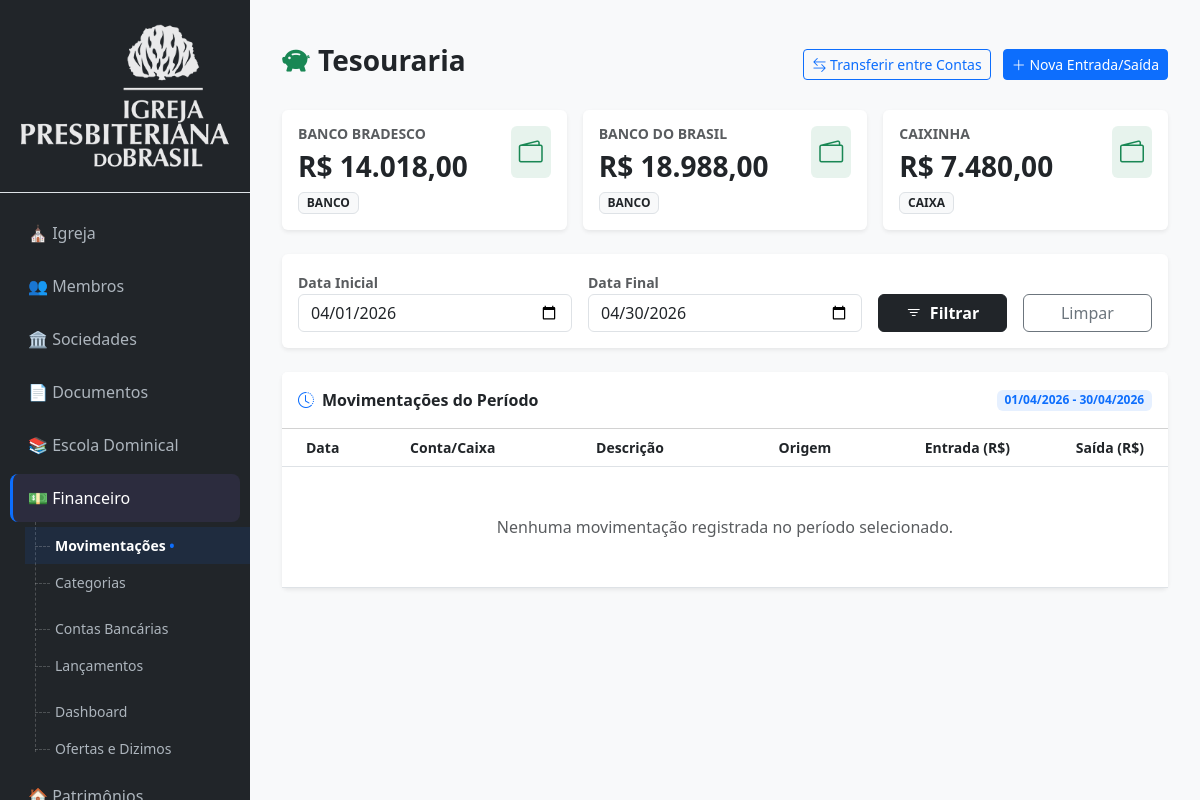
The page /financeiro (signed in) on the database its author committed.
### tables this page shows
CREATE TABLE `financeiro_contas_financeiras` (
  `financeiro_conta_financeira_id` int(11) NOT NULL,
  `financeiro_conta_financeira_igreja_id` int(11) DEFAULT NULL,
  `financeiro_conta_financeira_nome` varchar(100) DEFAULT NULL,
  `financeiro_conta_financeira_tipo` enum('caixa','banco','carteira') DEFAULT NULL,
  `financeiro_conta_financeira_saldo` decimal(12,2) DEFAULT NULL,
  `financeiro_conta_financeira_status` varchar(20) DEFAULT NULL
);

### app/Controllers/FinanceiroController.php (called while the page is built, shortened)
<?php
class FinanceiroController extends Controller {
    private $model;
    public function __construct() {
        $this->model = new Financeiro();
    }
	public function index() {
		$igrejaId = $_SESSION['usuario_igreja_id'];
		$dataInicio = $_GET['data_inicio'] ?? date('Y-m-01');
		$dataFim    = $_GET['data_fim'] ?? date('Y-m-t');
		$contas = $this->model->getContasBancarias($igrejaId);
		$movimentacoes = $this->model->getMovimentacoesPorPeriodo($igrejaId, $dataInicio, $dataFim);
		$this->view('financeiro/index', [
			'contas'        => $contas,
			'movimentacoes' => $movimentacoes,
			'dataInicio'    => $dataInicio,
			'dataFim'       => $dataFim
		]);
	}
}

### app/Core/Router.php (called while the page is built, shortened)
<?php
require_once __DIR__ . '/Autoload.php';
class Router
{
    public function run()
    {
        $url = $this->getUrl();
		$method = $url[1] ?? 'index';
        $params = array_slice($url, 2);
        $controller = new $controllerClass();
        call_user_func_array([$controller, $method], $params);
    }
    private function getUrl()
    {
        if (!empty($_GET['url'])) {
            $url = rtrim($_GET['url'], '/');
            $url = filter_var($url, FILTER_SANITIZE_URL);
            return explode('/', $url);
        }
        return [];
    }
}

### public/index.php (called while the page is built, shortened)
<?php
$config = require '../config/app.php';
require_once '../app/Core/Router.php';
$router = new Router();
$router->run();

### app/Core/Autoload.php (called while the page is built, shortened)
<?php
spl_autoload_register(function ($class) {
    $prefix = 'App\\';
    $base_dir = __DIR__ . '/../';
    $len = strlen($prefix);
    $relative_class = substr($class, $len);
    $file = $base_dir . str_replace('\\', '/', $relative_class) . '.php';
});
require_once __DIR__ . '/../Helpers/url.php';

### config/database.php (called while the page is built)
<?php
return [
    'host'   => '127.0.0.1',
    'port'   => '3306',
    'dbname' => 'EKKLESIA',
    'user'   => 'root',
    'pass'   => 'NovaSenhaForteAqui',
];

### app/Core/Database.php (called while the page is built, shortened)
<?php
class Database
{
    private static ?PDO $instance = null;
    public static function getInstance(): PDO
    {
        if (self::$instance === null) {
            $config = require __DIR__ . '/../../config/database.php';
            $dsn = "mysql:host={$config['host']};port={$config['port']};dbname={$config['dbname']};charset=utf8mb4";
            try {
                self::$instance = new PDO(
                    $dsn,
                    $config['user'],
                    $config['pass'],
                    [
                        PDO::ATTR_ERRMODE => PDO::ERRMODE_EXCEPTION,
                        PDO::ATTR_DEFAULT_FETCH_MODE => PDO::FETCH_ASSOC,
                        PDO::ATTR_EMULATE_PREPARES => false,
                        PDO::MYSQL_ATTR_INIT_COMMAND => "SET time_zone = '-03:00'"
                    ]
                );
            } catch (PDOException $e) {
                die("Erro ao conectar no banco: " . $e->getMessage());
            }
        }
        return self::$instance;
    }
}

### app/Models/Financeiro.php (called while the page is built, shortened)
<?php
class Financeiro {
    private $db;
    public function __construct() {
        $this->db = Database::getInstance();
    }
	public function getContasBancarias($igrejaId) {
		$sql = "SELECT
					financeiro_conta_financeira_id,
					financeiro_conta_financeira_nome,
					financeiro_conta_financeira_saldo,
					financeiro_conta_financeira_tipo  -- <--- ADICIONE ESTA LINHA
				FROM financeiro_contas_financeiras
				WHERE financeiro_conta_financeira_igreja_id = ?
				ORDER BY financeiro_conta_financeira_nome ASC";
		$stmt = $this->db->prepare($sql);
		$stmt->execute([$igrejaId]);
		return $stmt->fetchAll(\PDO::FETCH_ASSOC);
	}
}

### config/app.php (called while the page is built)
<?php
return [
    'base_path' => '/',
    'base_url' => 'http://ekklesia.local/'
];

### app/Helpers/url.php (called while the page is built, shortened)
<?php
function base_path()
{
    static $base = null;
    if ($base === null) {
        $config = require __DIR__ . '/../../config/app.php';
        $base = rtrim($config['base_path'], '/');
    }
    return $base;
}
function url($path = '')
{
    return base_path() . '/' . ltrim($path, '/');
}

### app/Views/paginas/financeiro/index.php (the view, shortened to what this page needs)
<div class="container-fluid py-4">
    <div class="d-flex justify-content-between align-items-center mb-4">
        <h3 class="fw-bold"><i class="bi bi-piggy-bank-fill me-2 text-success"></i>Tesouraria</h3>
        <div>
            <button class="btn btn-outline-primary btn-sm me-2" data-bs-toggle="modal" data-bs-target="#modalTransferencia">
                <i class="bi bi-arrow-left-right"></i> Transferir entre Contas
            </button>
            <button class="btn btn-primary btn-sm">
                <i class="bi bi-plus-lg"></i> Nova Entrada/Saída
            </button>
        </div>
    </div>
    <div class="row g-3 mb-4">
        <?php foreach($contas as $conta): ?>
        <div class="col-md-4">
            <div class="card border-0 shadow-sm">
                <div class="card-body">
                    <div class="d-flex justify-content-between align-items-start">
                        <div>
                            <h6 class="text-muted small fw-bold text-uppercase"><?= $conta['financeiro_conta_financeira_nome'] ?></h6>
                            <h3 class="fw-bold mb-0">R$ <?= number_format($conta['financeiro_conta_financeira_saldo'], 2, ',', '.') ?></h3>
                                <span class="badge bg-light text-dark border mt-2 text-uppercase">
                                    <?= $conta['financeiro_conta_financeira_tipo'] ?? 'Conta' ?>
                                </span>
                        </div>
                        <div class="bg-success bg-opacity-10 p-2 rounded text-success">
                            <i class="bi bi-wallet2 fs-4"></i>
                        </div>
                    </div>
                </div>
            </div>
        </div>
        <?php endforeach; ?>
    </div>
    <div class="card border-0 shadow-sm mb-4">
        <div class="card-body">
            <form method="GET" action="<?= url('financeiro/index') ?>" class="row g-3 align-items-end">
                <div class="col-md-4">
                    <label class="small fw-bold text-muted">Data Inicial</label>
                    <input type="date" name="data_inicio" class="form-control" value="<?= $dataInicio ?>">
                </div>
                <div class="col-md-4">
                    <label class="small fw-bold text-muted">Data Final</label>
                    <input type="date" name="data_fim" class="form-control" value="<?= $dataFim ?>">
                </div>
                <div class="col-md-2">
                    <button type="submit" class="btn btn-dark w-100 fw-bold">
                        <i class="bi bi-filter me-1"></i> Filtrar
                    </button>
                </div>
                <div class="col-md-2">
                    <a href="<?= url('financeiro/index') ?>" class="btn btn-outline-secondary w-100">
                        Limpar
                    </a>
                </div>
            </form>
        </div>
    </div>
    <div class="col-md-12">
        <div class="card border-0 shadow-sm">
            <div class="card-header bg-white d-flex justify-content-between align-items-center py-3">
                <span class="fw-bold"><i class="bi bi-clock-history me-2 text-primary"></i>Movimentações do Período</span>
                <span class="badge bg-primary bg-opacity-10 text-primary border-primary border-opacity-25">
                    <?= date('d/m/Y', strtotime($dataInicio)) ?> - <?= date('d/m/Y', strtotime($dataFim)) ?>
                </span>
            </div>
            <div class="card-body p-0">
                <div class="table-responsive">
                    <table class="table table-hover align-middle mb-0">
                        <thead class="bg-light small text-muted">
                            <tr>
                                <th class="ps-4">Data</th>
                                <th>Conta/Caixa</th>
                                <th>Descrição</th>
                                <th class="text-center">Origem</th>
                                <th class="text-end" style="width: 150px;">Entrada (R$)</th>
                                <th class="text-end pe-4" style="width: 150px;">Saída (R$)</th>
                            </tr>
                        </thead>
                        <tbody>
                            <?php if(!empty($movimentacoes)): foreach($movimentacoes as $mov): ?>
                            <tr>
                                <td class="ps-4 small text-muted">
                                    <?= date('d/m/Y H:i', strtotime($mov['financeiro_movimentacao_data'])) ?>
                                </td>
                                <td>
                                    <span class="badge border text-dark fw-normal">
                                        <?= $mov['financeiro_conta_financeira_nome'] ?>
                                    </span>
                                </td>
                                <td><?= $mov['financeiro_movimentacao_descricao'] ?></td>
                                <td class="text-center">
                                    <?php
                                        $origem = $mov['financeiro_movimentacao_origem'];
                                        $badgeClass = ($origem == 'pagamento') ? 'bg-info text-white' : (($origem == 'transferencia') ? 'bg-warning text-dark' : 'bg-light text-dark');
                                    ?>
                                    <small class="badge <?= $badgeClass ?> text-uppercase" style="font-size: 0.65rem;">
                                        <?= $origem ?>
                                    </small>
                                </td>
                                <td class="text-end fw-bold text-success">
                                    <?= $mov['financeiro_movimentacao_tipo'] == 'entrada' ? 'R$ ' . number_format($mov['financeiro_movimentacao_valor'], 2, ',', '.') : '-' ?>
                                </td>
                                <td class="text-end pe-4 fw-bold text-danger">
                                    <?= $mov['financeiro_movimentacao_tipo'] == 'saida' ? 'R$ ' . number_format($mov['financeiro_movimentacao_valor'], 2, ',', '.') : '-' ?>
                                </td>
                            </tr>
                            <?php endforeach; else: ?>
                            <tr>
                                <td colspan="6" class="text-center py-5 text-muted">Nenhuma movimentação registrada no período selecionado.</td>
                            </tr>
                            <?php endif; ?>
                        </tbody>
                    </table>
                </div>
            </div>
        </div>
    </div>
</div>

### rows shown on the page
financeiro_contas_financeiras: financeiro_conta_financeira_nome "BANCO BRADESCO", financeiro_conta_financeira_saldo "14.018,00", financeiro_conta_financeira_tipo "BANCO"
financeiro_contas_financeiras: financeiro_conta_financeira_nome "BANCO DO BRASIL", financeiro_conta_financeira_saldo "18.988,00", financeiro_conta_financeira_tipo "BANCO"
financeiro_contas_financeiras: financeiro_conta_financeira_nome "CAIXINHA", financeiro_conta_financeira_saldo "7.480,00", financeiro_conta_financeira_tipo "CAIXA"

### other values the page prints
date('d/m/Y', strtotime($dataInicio)) "01/04/2026"
date('d/m/Y', strtotime($dataFim)) "30/04/2026"
